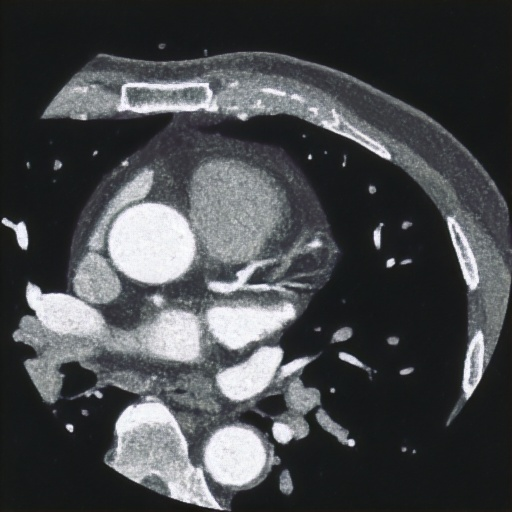
#> input picture CG.jpg, 512 x 512 px, given in place of NCCT.jpg, which was not available
$ python motion.py
#> lines starting #> are read from the running program, lines starting #| are printed output that depends on the picture; long printed decimals are rounded; pictures that were not available may be replaced by others from this repository, and a replacement may not be noted
#!/usr/bin/env python3
# -*- coding: utf-8 -*-
"""
Created on Fri Feb 21 16:12:36 2025

@author: linlin
"""

import numpy as np
import cv2
import matplotlib.pyplot as plt
from skimage import io, img_as_float, metrics
from scipy.signal import wiener

original = img_as_float(io.imread('NCCT.jpg', as_gray=True))
#> original: shape (512, 512) float64; min 0.07, max 0.996, mean 0.288
corrupted = img_as_float(io.imread('NCCT_motion_noise.jpg', as_gray=True))
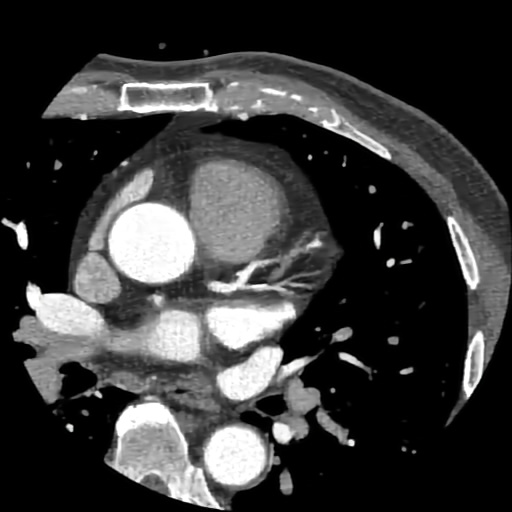
#> input picture CM.jpg, 512 x 512 px, given in place of NCCT_motion_noise.jpg, which was not available
#> corrupted: shape (512, 512) float64; min 0, max 1, mean 0.226
original = original.astype(np.float32)

# Wiener Filter Implementation
def wiener_filter(img, kernel_size=5):
#> called with kernel_size = 5
    return wiener(img, kernel_size)

# Apply Wiener Filter
filtered_wiener = wiener_filter(corrupted, kernel_size=5)

def gamma_correction(image, gamma=1.2):
#> called with gamma = 0.8
    image = np.clip(image, 0, 1)  # Ensure values are within [0,1]
    return image ** gamma
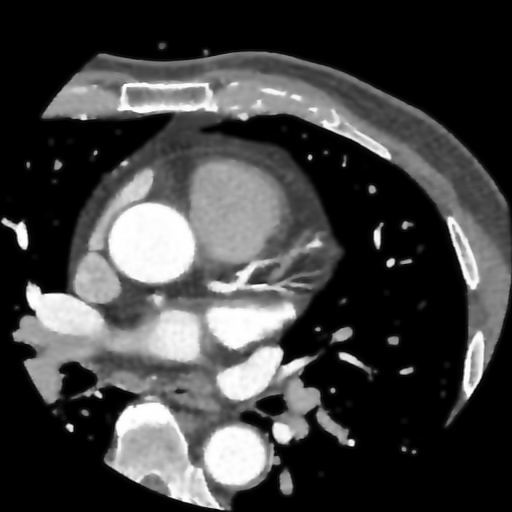
#> returned value: shape (512, 512) float64; min 0, max 1, mean 0.256

gamma_value = 0.8
filtered_wiener = gamma_correction(filtered_wiener, gamma=gamma_value)

# Transformer
transformer = img_as_float(io.imread('CS.jpg', as_gray=True)) #from transformer
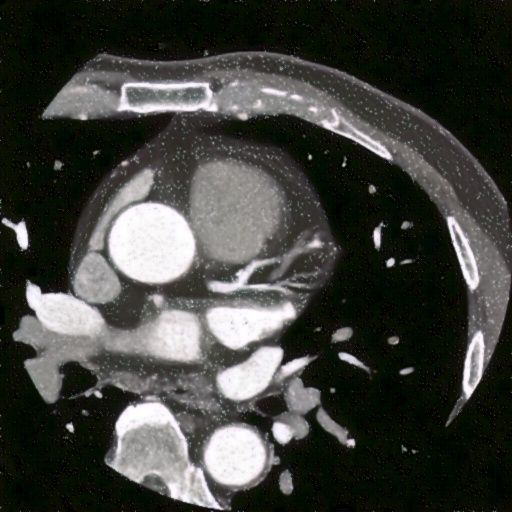
#> input picture CS.jpg, 512 x 512 px
#> transformer: shape (512, 512) float64; min 0, max 1, mean 0.253
transformer = transformer.astype(np.float32)

# PSNR and SSIM
def calculate_metrics(img1, img2, method_name):
#> called with method_name = 'Wiener Filter'
    psnr_value = metrics.peak_signal_noise_ratio(img1, img2, data_range=1)
#> psnr_value = 22.06
    ssim_value = metrics.structural_similarity(img1, img2, data_range=1)
#> ssim_value = 0.394
    print(f'{method_name} PSNR: {psnr_value:.6f} dB')
#| Wiener Filter PSNR: 22.059 dB
    print(f'{method_name} SSIM: {ssim_value:.6f}')
#| Wiener Filter SSIM: 0.3942

calculate_metrics(original, filtered_wiener, "Wiener Filter")
calculate_metrics(original, transformer, "Transformer")
#| Transformer PSNR: 24.607 dB
#| Transformer SSIM: 0.6033

fig, axes = plt.subplots(2, 4, figsize=(18, 7))

def add_colorbar(im, ax):
    cbar = fig.colorbar(im, ax=ax, fraction=0.046, pad=0.04)
    cbar.set_label("Gray Value")

im1 = axes[0, 0].imshow(original, cmap='gray')
axes[0, 0].set_title('a) Original Image')
add_colorbar(im1, axes[0, 0])

im2 = axes[0, 1].imshow(corrupted, cmap='gray')
axes[0, 1].set_title('b) Corrupted Image')
add_colorbar(im2, axes[0, 1])

im3 = axes[0, 2].imshow(filtered_wiener, cmap='gray')
axes[0, 2].set_title('c) Restored (Wiener Filter)')
add_colorbar(im3, axes[0, 2])

im5 = axes[0, 3].imshow(transformer, cmap='gray')
axes[0, 3].set_title('e) Restored (Transformer)')
add_colorbar(im5, axes[0, 3])

axes[1, 0].hist(original.ravel(), bins=256, color='black', log=True)
axes[1, 0].set_title('f) Original Image Histogram')
axes[1, 0].grid(False)

axes[1, 1].hist(corrupted.ravel(), bins=256, color='black', log=True)
axes[1, 1].set_title('g) Corrupted Image Histogram')
axes[1, 1].grid(False)

axes[1, 2].hist(filtered_wiener.ravel(), bins=256, color='black', log=True)
axes[1, 2].set_title('h) Restored (Wiener Filter)')
axes[1, 2].grid(False)

axes[1, 3].hist(transformer.ravel(), bins=256, color='black', log=True)
axes[1, 3].set_title('j) Restored (Transformer)')
axes[1, 3].grid(False)

for i in range(4):
    axes[0, i].axis('off')

plt.tight_layout()
plt.show()
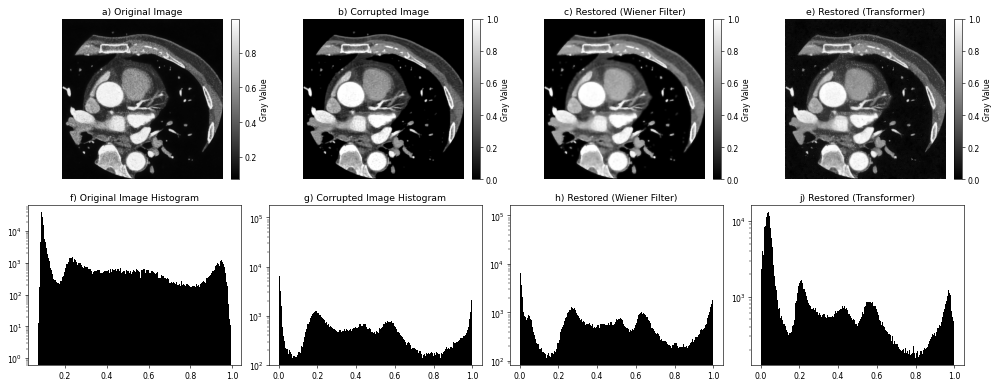
#> figure drawn by matplotlib, 12 panels; panel 5: tallest bar 39869 high, from x = 0.0881 to 0.0917; panel 6: tallest bar 127651 high, from x = 0 to 0.00391; panel 7: tallest bar 116562 high, from x = 0 to 0.00391; panel 8: tallest bar 13062 high, from x = 0.0391 to 0.043
